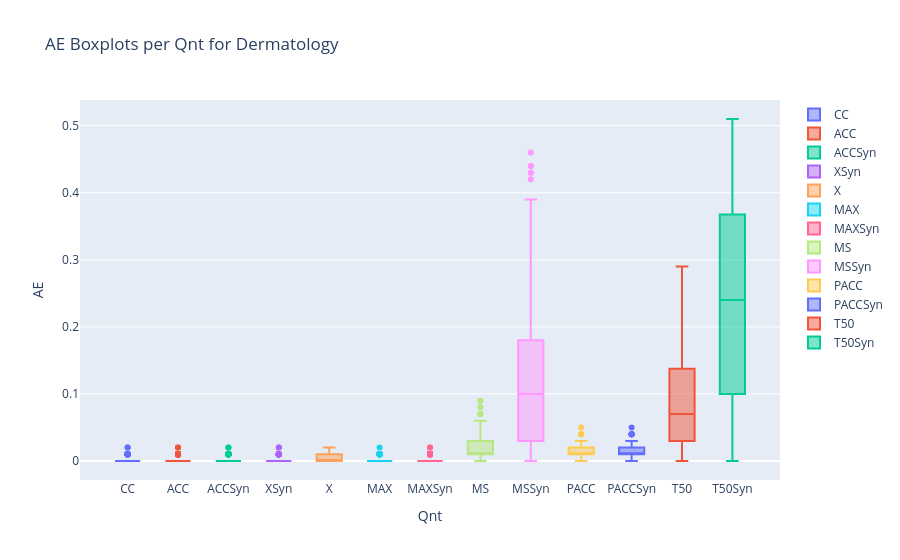

Source (notebook cell):
### Markdown cell above
### Boxplot per dataset

### Code cell
def plot_ae_boxplots_by_dataset(df_real):
    datasets = list(df_real['dataset'].unique())
    datasets.insert(0, 'All')
    dropdown = widgets.Dropdown(
        options=datasets,
        description='Dataset:'
    )

    def update_plot(change):
        selected_dataset = dropdown.value
        if selected_dataset == 'All':
            filtered = df_real
        else:
            filtered = df_real[df_real['dataset'] == selected_dataset]
        fig = go.Figure()
        for qnt in filtered['Qnt'].unique():
            qnt_data = filtered[filtered['Qnt'] == qnt]['AE']
            fig.add_trace(go.Box(
                y=qnt_data,
                name=qnt,
                width=0.5
            ))
        fig.update_layout(
            title=f'AE Boxplots per Qnt for {selected_dataset}',
            yaxis_title='AE',
            xaxis_title='Qnt',
            boxmode='group',
        )
        clear_output(wait=True)
        display(fig)
        display(dropdown)

    dropdown.observe(update_plot, names='value')
    display(dropdown)
    update_plot(None)

plot_ae_boxplots_by_dataset(df_real)

### Figure 1 — Plotly figure (JSON) as saved in the notebook; plotly's stock layout.template omitted (floating-point values rounded to 4 significant figures; data arrays with more than 128 entries replaced by an {"elided": "..."} marker saying what was removed)
{"data": [{"name": "CC", "type": "box", "width": 0.5, "y": {"elided": "315 float values"}}, {"name": "ACC", "type": "box", "width": 0.5, "y": {"elided": "315 float values"}}, {"name": "ACCSyn", "type": "box", "width": 0.5, "y": {"elided": "315 float values"}}, {"name": "XSyn", "type": "box", "width": 0.5, "y": {"elided": "315 float values"}}, {"name": "X", "type": "box", "width": 0.5, "y": {"elided": "315 float values"}}, {"name": "MAX", "type": "box", "width": 0.5, "y": {"elided": "315 float values"}}, {"name": "MAXSyn", "type": "box", "width": 0.5, "y": {"elided": "315 float values"}}, {"name": "MS", "type": "box", "width": 0.5, "y": {"elided": "315 float values"}}, {"name": "MSSyn", "type": "box", "width": 0.5, "y": {"elided": "315 float values"}}, {"name": "PACC", "type": "box", "width": 0.5, "y": {"elided": "315 float values"}}, {"name": "PACCSyn", "type": "box", "width": 0.5, "y": {"elided": "315 float values"}}, {"name": "T50", "type": "box", "width": 0.5, "y": {"elided": "315 float values"}}, {"name": "T50Syn", "type": "box", "width": 0.5, "y": {"elided": "315 float values"}}], "layout": {"boxmode": "group", "title": {"text": "AE Boxplots per Qnt for Dermatology"}, "xaxis": {"title": {"text": "Qnt"}}, "yaxis": {"title": {"text": "AE"}}}}
